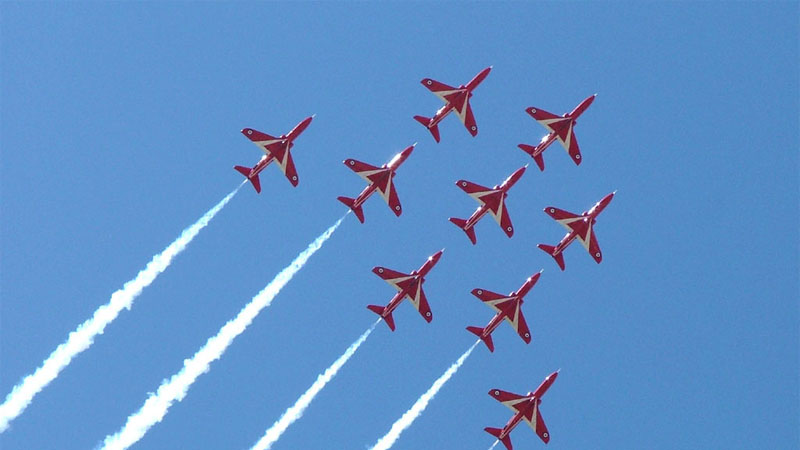
#> input picture Assignment-1(Gestalt-engine)/gestalt.jpg, 800 x 450 px
$ jupyter execute gestalt_engine.ipynb
#> lines starting #> are read from the running program, lines starting #| are printed output that depends on the picture; after the words box and inside, x2 and y2 are one past the last pixel; in counts of white or black regions, pixels touching at a corner belong together
# Implementing Gestalt law of common fate
## The green lines depict that when many objects move in same direction, we perceive them to move together as a group

[cell 1]
import cv2
import numpy as np
from IPython.display import Image
# Read image
image = cv2.imread('gestalt.jpg')
#> image is the input picture: shape (450, 800, 3); mean B, G, R 200.6, 145.1, 97

# Convert image to grayscale
gray = cv2.cvtColor(image,cv2.COLOR_BGR2GRAY)
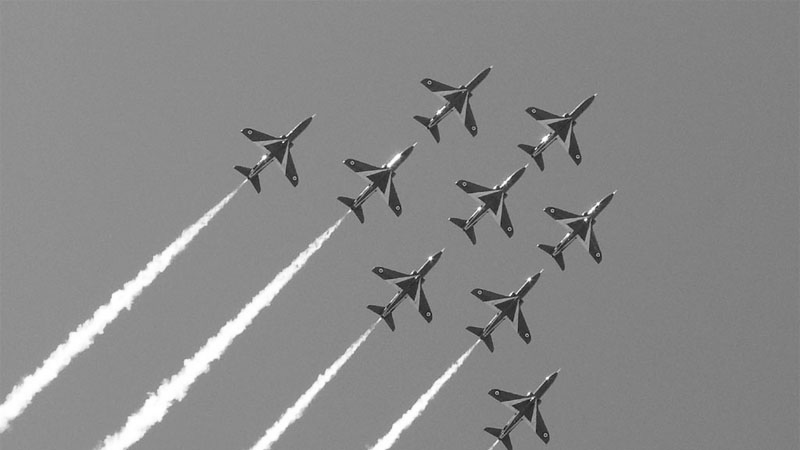
#> gray: shape (450, 800); min 21, max 255, mean 137.1

# Use canny edge detection to get the edges of the image to feed into the Hough lines function
edges = cv2.Canny(gray,50,180,apertureSize=3)
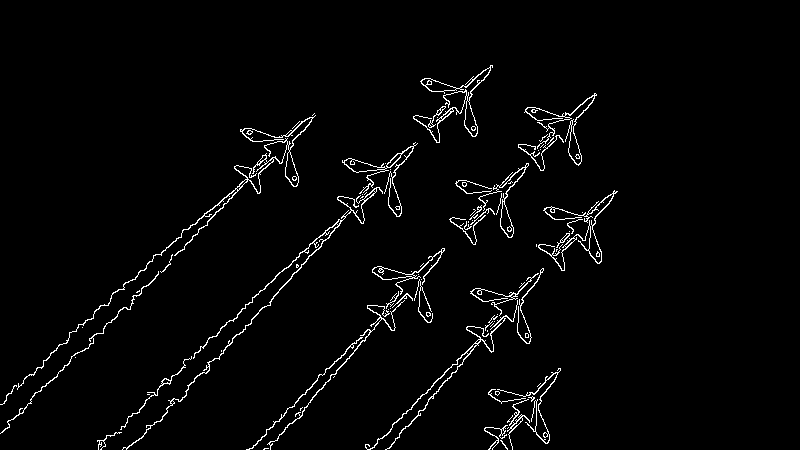
#> edges: shape (450, 800); 2.5% white in thin lines or dots, all inside (x1, y1, x2, y2) = (0, 65, 618, 450)

# Apply HoughLinesP method to get the coordinates of points lying on a line
lines_list =[]
lines = cv2.HoughLinesP(
            edges, # Input edge image
            1, # Distance resolution in pixels
            np.pi/180, # Angle resolution in radians
            threshold=100,
            minLineLength=5, # Min allowed length of line
            maxLineGap=5 # Max allowed gap between line for joining them
            )
#> lines = 80 rows, first 6: [465, 98, 488, 74], [98, 448, 111, 435], [251, 448, 284, 415], [310, 400, 357, 348], [387, 170, 400, 157], [392, 425, 487, 330]

# Iterate over points
for points in lines:

    # Extracted points nested in the list
    x1,y1,x2,y2=points[0]

    # Draw the lines joing the points
    cv2.line(image,(x1,y1),(x2,y2),(0,255,0),2)
    # Append the points to a global list
    lines_list.append([(x1,y1),(x2,y2)])
#> this loop made 80 passes
#> (x1, y1, x2, y2) on passes 1 to 12: (465, 98, 488, 74), (98, 448, 111, 435), (251, 448, 284, 415), (310, 400, 357, 348), (387, 170, 400, 157), (392, 425, 487, 330), (192, 236, 253, 175), (231, 320, 268, 283), (239, 334, 264, 306), (273, 296, 339, 225), (180, 251, 197, 234), (237, 315, 275, 278)
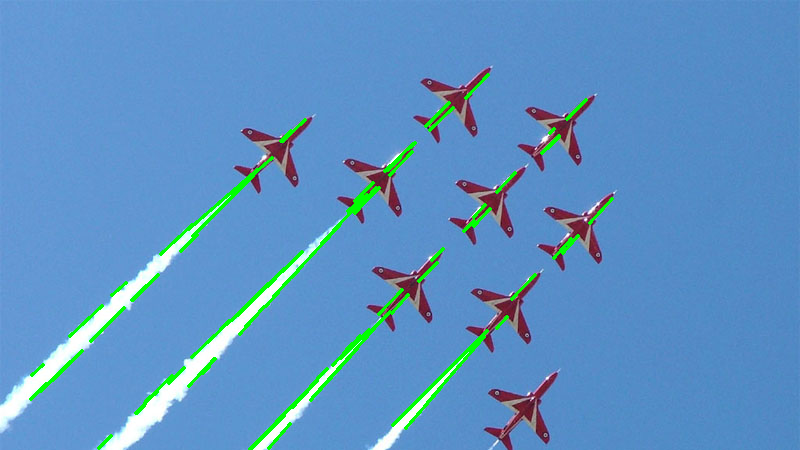
#> image: shape (450, 800, 3); 2.27% of pixels changed, all inside (x1, y1, x2, y2) = (29, 73, 614, 450)
#> after the loop, lines_list = 80 items

# Save the result image
cv2.imwrite('detectedLines.png',image)
#> Out = True
